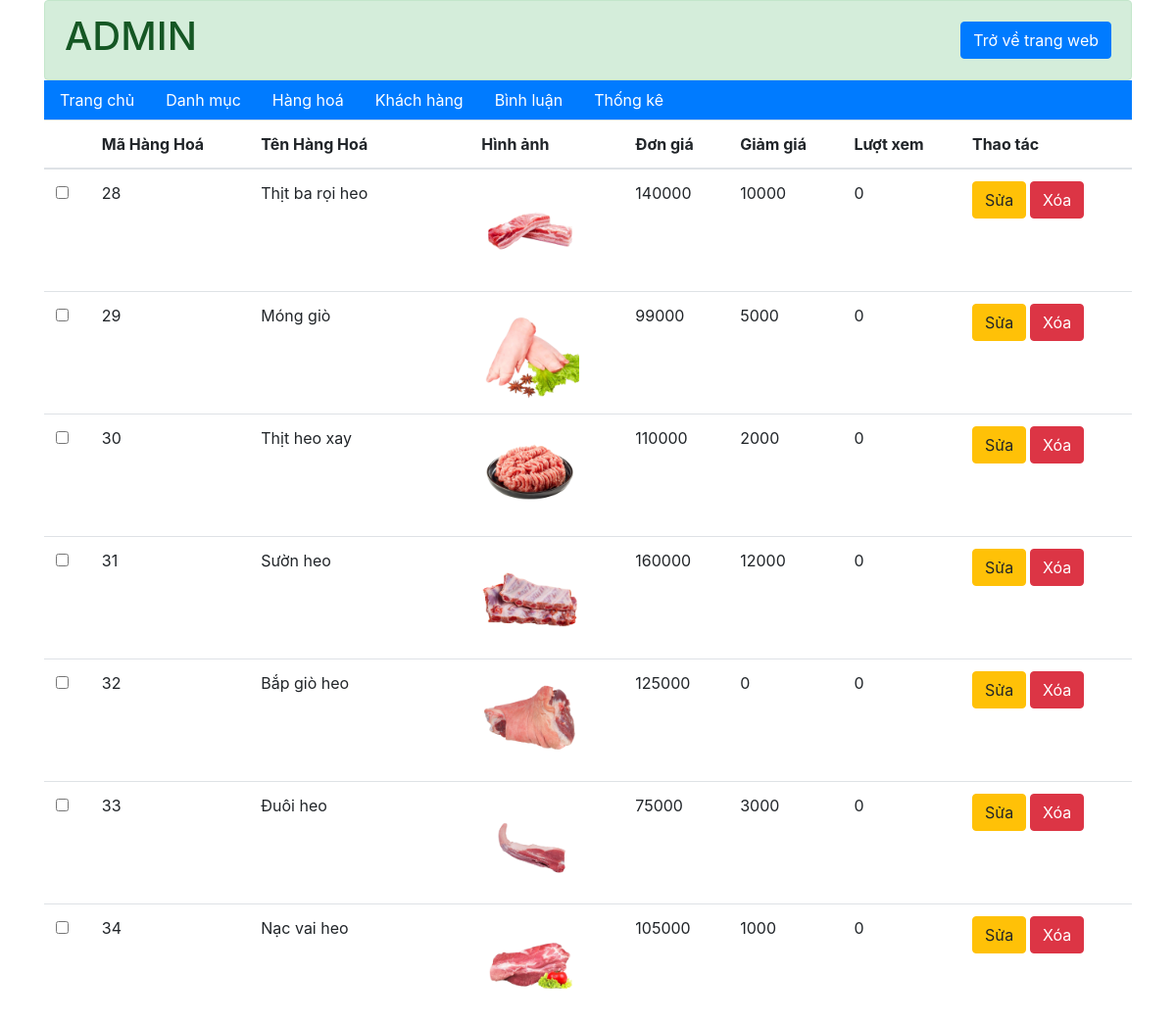
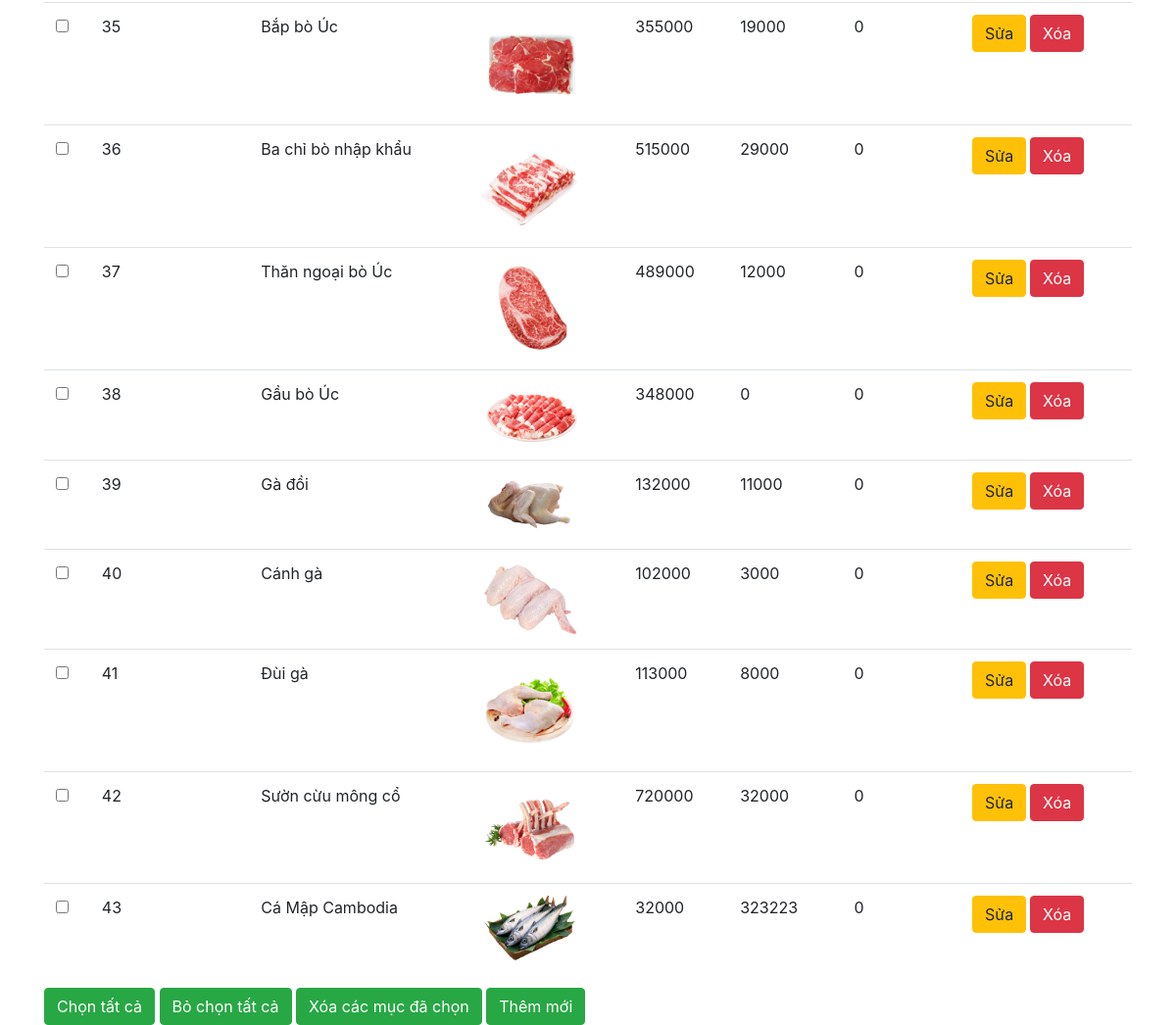
Page /admin/hang-hoa/index.php on the earlier database version (2 pictures, top to bottom).
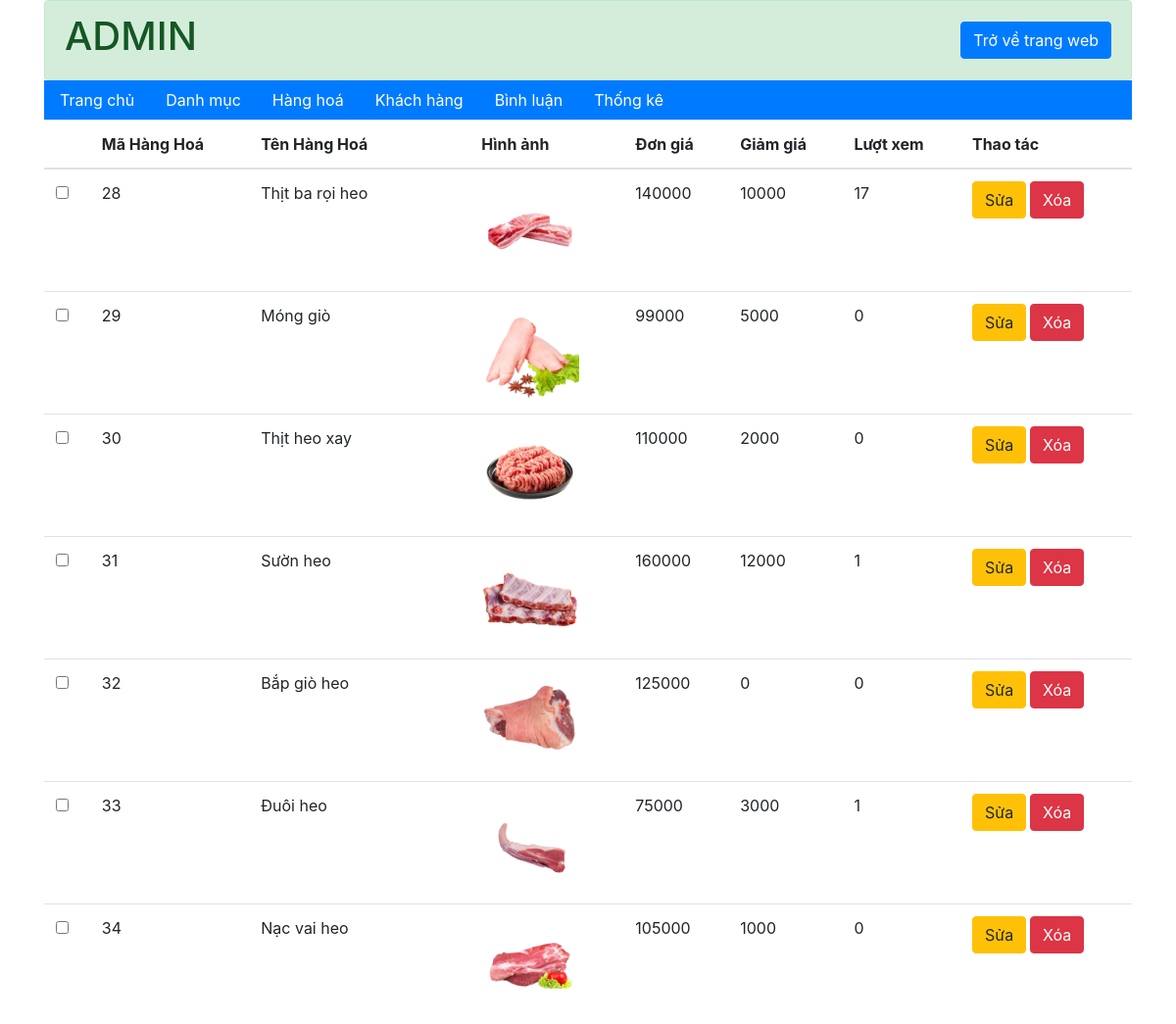
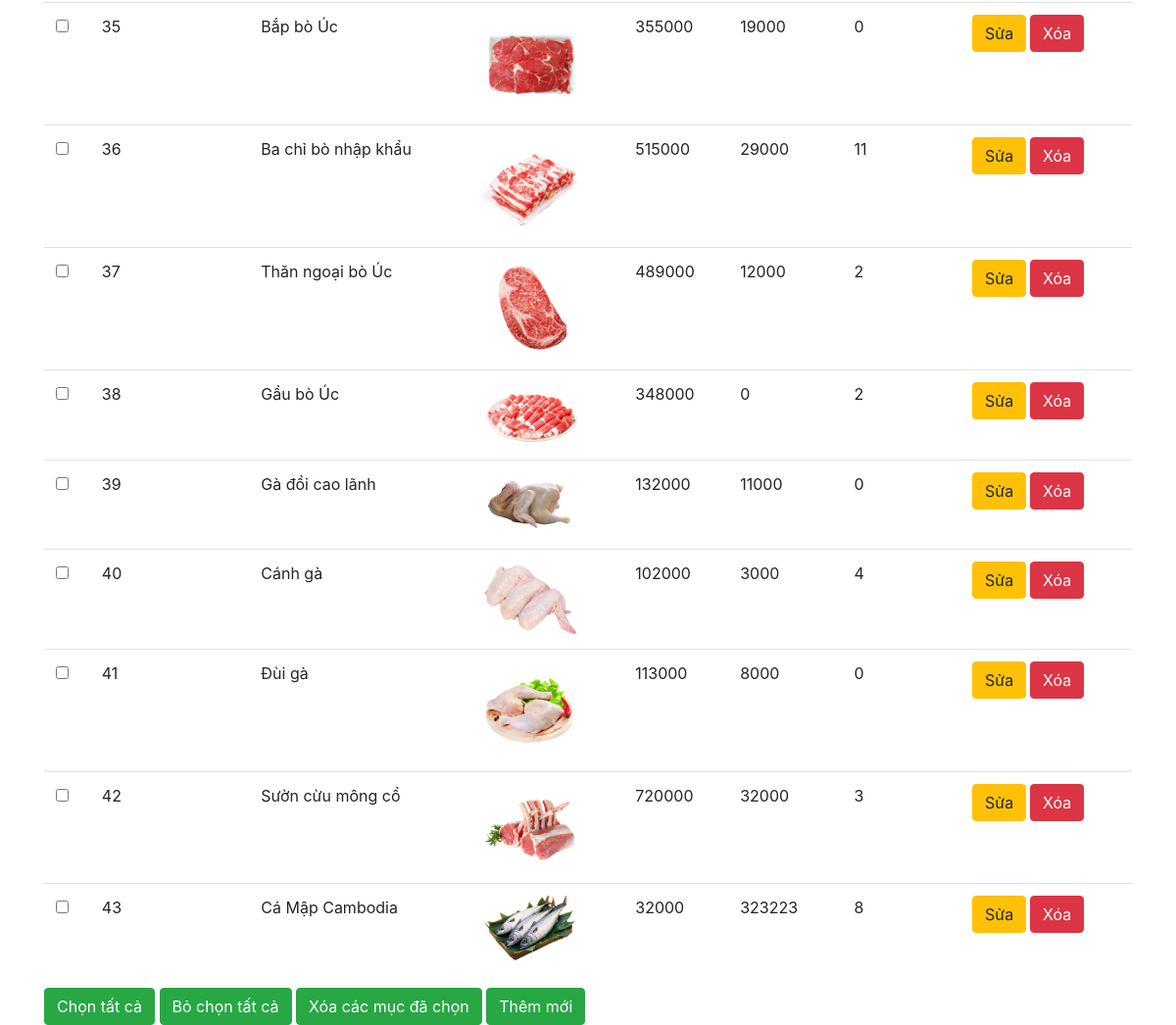
Same page on the later database version (2 pictures, top to bottom).
### tables this page shows
CREATE TABLE `hang_hoa` (
  `ma_hh` int(11) NOT NULL COMMENT 'mã hàng hoá',
  `ten_hh` varchar(50) NOT NULL COMMENT 'tên hàng hoá',
  `don_gia` double(10,2) NOT NULL COMMENT 'đơn giá',
  `giam_gia` double(10,2) DEFAULT 0.00 COMMENT 'mức giảm giá',
  `hinh` varchar(50) NOT NULL COMMENT 'hình ảnh',
  `ngay_nhap` date DEFAULT NULL COMMENT 'ngày nhập hàng',
  `mo_ta` text NOT NULL COMMENT 'mô tả hàng hoá',
  `dac_biet` tinyint(1) NOT NULL COMMENT 'tràng thái đặc biệt',
  `so_luot_xem` int(11) NOT NULL DEFAULT 0 COMMENT 'số lượt xem',
  `ma_loai` int(10) NOT NULL COMMENT 'mã loại'
);

### admin/hang-hoa/index.php (called while the page is built, shortened)
<?php
    require "../../global.php";
    require "../../dao/pdo.php";
    require "../../dao/hanghoa.php";
    if(exsist_param("add")){
        $lisDanhMuc = danhMuc_selectAll();
        $view_name="add.php";
    }
    else if(exsist_param("btn_edit")){
        $lisDanhMuc = danhMuc_selectAll();
        $idHangHoa = $_GET['ma_hh'];
        $thisHangHoa = hanghoa_select_by_id($idHangHoa);
        $view_name="edit.php";
    }
    else if(exsist_param("btn-delete")){
        $id_hh=$_GET['ma_hh'];
        hanghoa_delete($id_hh);
        $items = hanghoa_selectAll();
        $view_name="list.php";
    }
    else{
        $items = hanghoa_selectAll();
    }
    require "../layout.php";
?>

### global.php (called while the page is built, shortened)
<?php
    $url="/food_market_10-diem";
    $url_content="$url/content";
    $url_site="$url/site";
?>

### dao/pdo.php (called while the page is built, shortened)
<?php
function pdo_get_connection(){
    $hostname='localhost';
    $dbname='xsshop';
    $username = 'root';
    $password = '';
    try{
        $connect = new PDO("mysql:host=$hostname;dbname=$dbname", $username, $password);
        $connect->setAttribute(PDO::ATTR_ERRMODE, PDO::ERRMODE_EXCEPTION);
        return $connect;
    }catch(PDOException $e){
        $e->getMessage();
    }
}
function pdo_query($sql){
    $sql_args = array_slice(func_get_args(), 1);
    try{
        $connect = pdo_get_connection();
        $stmt = $connect->prepare($sql);
        $stmt->execute($sql_args);
        $rows = $stmt->fetchAll();
        return $rows;
    }
    catch(PDOException $e){
        throw $e;
    }
    finally{
        unset($connect);
    }
}
?>

### dao/hanghoa.php (called while the page is built, shortened)
<?php
    function hanghoa_selectAll(){
        $sql = "SELECT * FROM `hang_hoa`";
        return pdo_query($sql);
    }
?>

### admin/hang-hoa/list.php (the view)
<div class="container">
  <table class="table">
    <thead>
      <tr>
        <th></th>
        <th>Mã Hàng Hoá</th>
        <th>Tên Hàng Hoá</th>
        <th>Hình ảnh</th>
        <th>Đơn giá</th>
        <th>Giảm giá</th>
        <th>Lượt xem</th>
        <th>Thao tác</th>
      </tr>
    </thead>
    <tbody>
      <?php
      foreach ($items as $item) {
      ?>
        <tr>
          <td><input type="checkbox"></td>
          <td><?php echo $item['ma_hh'] ?></td>
          <td><?php echo $item['ten_hh'] ?></td>
          <td><img style="width: 100px;" src="<?php echo "$url_content/images/image_products/".$item['hinh'] ?>" alt=""></td>
          <td><?php echo $item['don_gia'] ?></td>
          <td><?php echo $item['giam_gia'] ?></td>
          <td><?php echo $item['so_luot_xem'] ?></td>
          <th>
            <a class="btn btn-warning" href="index.php?btn_edit&ma_hh=<?php echo $item['ma_hh'] ?>">Sửa</a>
            <a class="btn btn-danger" href="index.php?btn-delete&ma_hh=<?php echo $item['ma_hh'] ?>">Xóa</a>
          </th>
        </tr>
      <?php
      }
      ?>
    </tbody>
  </table>
  <div>
    <button class="btn btn-success">Chọn tất cả</button>
    <button class="btn btn-success">Bỏ chọn tất cả</button>
    <button class="btn btn-success">Xóa các mục đã chọn</button>
    <a href="index.php?add" class="btn btn-success">Thêm mới</a>
  </div>
</div>

### admin/layout.php (shortened to what this page needs)
<!doctype html>
<html lang="en">
  <head>
    <link rel="stylesheet" href="https://stackpath.bootstrapcdn.com/bootstrap/4.3.1/css/bootstrap.min.css">
  </head>
  <body>
        <div>
        <?php require "header.php"?>
        </div>
    <div>
        <?php include $view_name; ?>
      </div>
  </body>
</html>

### admin/header.php
<div class="container">
  <div class="alert alert-success d-flex justify-content-between align-items-center mb-0">
    <h1>ADMIN</h1>
    <a class="btn btn-primary" href="<?=$url_site?>/trang-chinh">Trở về trang web</a>
  </div>
<div>
  <ul class="nav bg-primary">
    <li class="nav-item"><a class="nav-link text-white" href="../trang-chinh/">Trang chủ</a></li>
    <li class="nav-item"><a class="nav-link text-white" href="../danh-muc/">Danh mục</a></li>
    <li class="nav-item"><a class="nav-link text-white" href="../hang-hoa/">Hàng hoá</a></li>
    <li class="nav-item"><a class="nav-link text-white" href="../khach-hang">Khách hàng</a></li>
    <li class="nav-item"><a class="nav-link text-white" href="../binh-luan">Bình luận</a></li>
    <li class="nav-item"><a class="nav-link text-white" href="../thong-ke">Thống kê</a></li>
  </ul>
</div>
</div>

Differences in the rows shown:
changed hang_hoa "Thịt ba rọi heo": so_luot_xem "0" → "17"
changed hang_hoa "Sườn heo": so_luot_xem "0" → "1"
changed hang_hoa "Đuôi heo": so_luot_xem "0" → "1"
changed hang_hoa "Ba chỉ bò nhập khẩu": so_luot_xem "0" → "11"
changed hang_hoa "Thăn ngoại bò Úc": so_luot_xem "0" → "2"
changed hang_hoa "Gầu bò Úc": so_luot_xem "0" → "2"
changed hang_hoa id 39: ten_hh "Gà đồi" → "Gà đồi cao lãnh"
changed hang_hoa "Cánh gà": so_luot_xem "0" → "4"
changed hang_hoa "Sườn cừu mông cổ": so_luot_xem "0" → "3"
changed hang_hoa "Cá Mập Cambodia": so_luot_xem "0" → "8"
